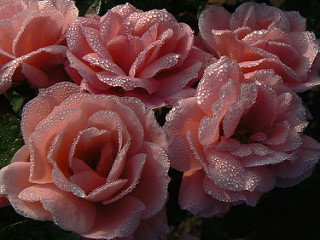
#> input picture AlexNet/test.jpg, 320 x 240 px
$ python -i image_transform.py   (imports and definitions only)
#> lines starting #> are read from the running program, lines starting #| are printed output that depends on the picture
#> further down, picture is the input picture: shape (240, 320, 3); mean B, G, R 56.7, 56.3, 97.9
import torch.nn.functional as F
import math, os, random, shutil
import numpy as np
import cv2

# [37 lines left out: function letterbox, not called in this run]


def augment_hsv(img, h_gain=0.5, s_gain=0.5, v_gain=0.5):
#> called with h_gain = 0.5, s_gain = 0.5, v_gain = 0.5
    r = np.random.uniform(-1, 1, 3) * [h_gain, s_gain, v_gain] + 1
    hue, sat, val = cv2.split(cv2.cvtColor(img, cv2.COLOR_BGR2HSV))
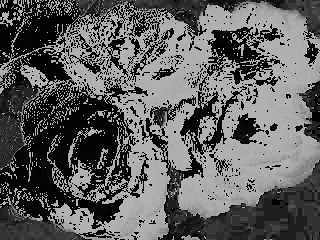
#> hue: shape (240, 320); min 0, max 179, mean 93.9
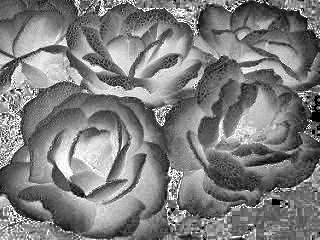
#> sat: shape (240, 320); min 0, max 255, mean 125.3
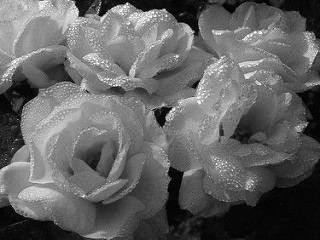
#> val: shape (240, 320); min 0, max 255, mean 98.7
    dtype = img.dtype

    x = np.arange(0, 256, dtype=np.int16)
    lut_hue = ((x * r[0]) % 100).astype(dtype)
    lue_sat = np.clip(x * r[1], 0, 255).astype(dtype)
#> lue_sat = 256 values from 0 to 255
    lue_val = np.clip(x * r[2], 0, 255).astype(dtype)
#> lue_val = 256 values from 0 to 255

    img_hsv = cv2.merge((cv2.LUT(hue, lut_hue), cv2.LUT(sat, lue_sat), cv2.LUT(val, lue_val))).astype(dtype)
#> img_hsv: shape (240, 320, 3); mean H, S, V 48.2, 149.9, 108.2
    cv2.cvtColor(img_hsv, cv2.COLOR_HSV2BGR, dst=img)
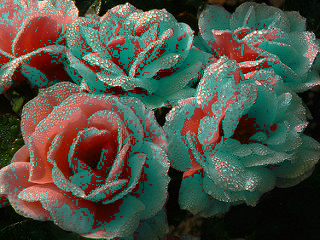
#> img: shape (240, 320, 3); mean B, G, R 70.2, 82, 77.6


# [151 lines left out: functions random_affine, create_folder, scale_img, random_perspective, box_candidates, not called in this run]

>>> import cv2
>>> picture = cv2.imread('../../AlexNet/test.jpg')
>>> result = augment_hsv(picture)
